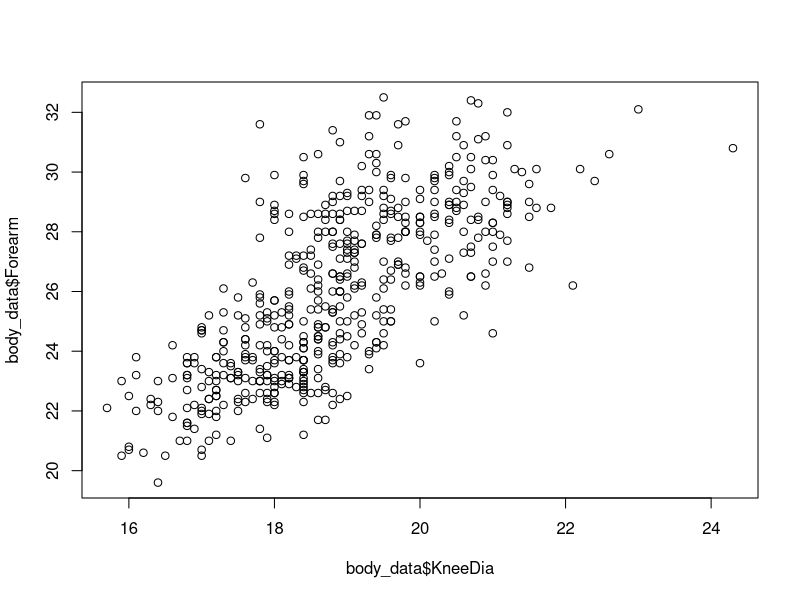
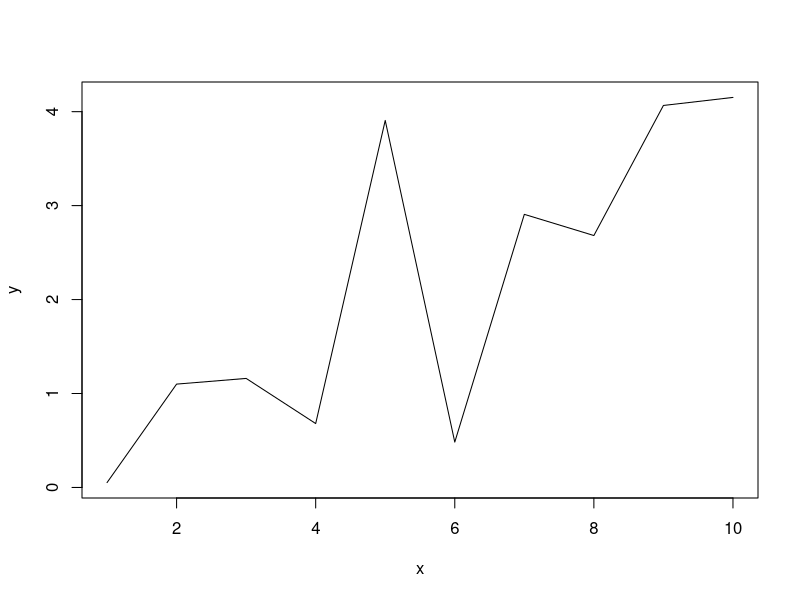
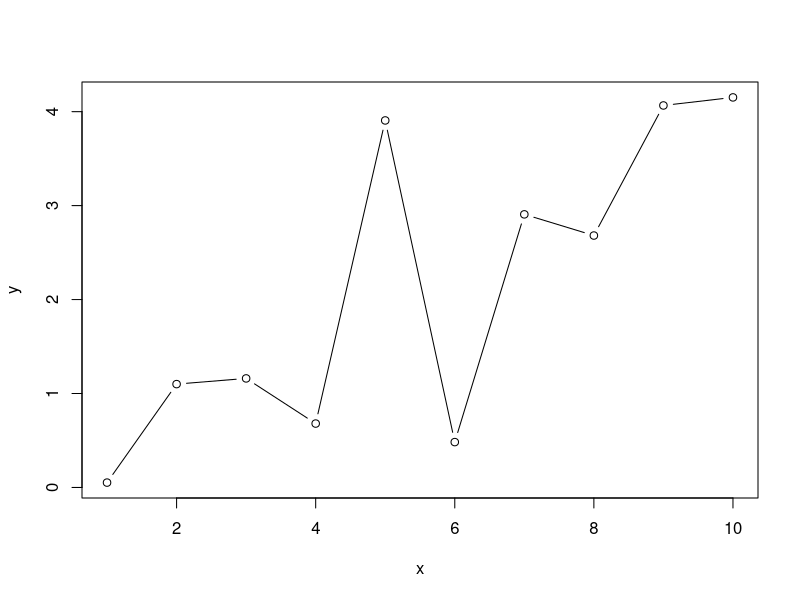
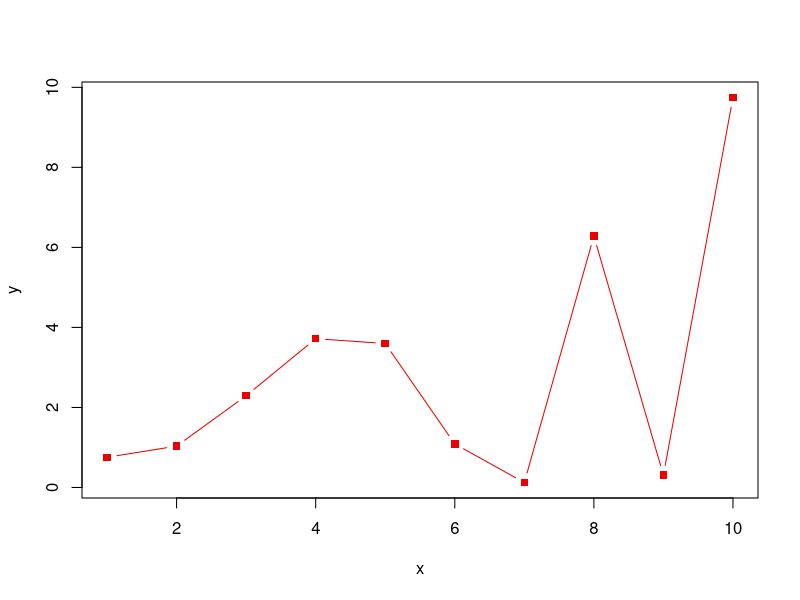
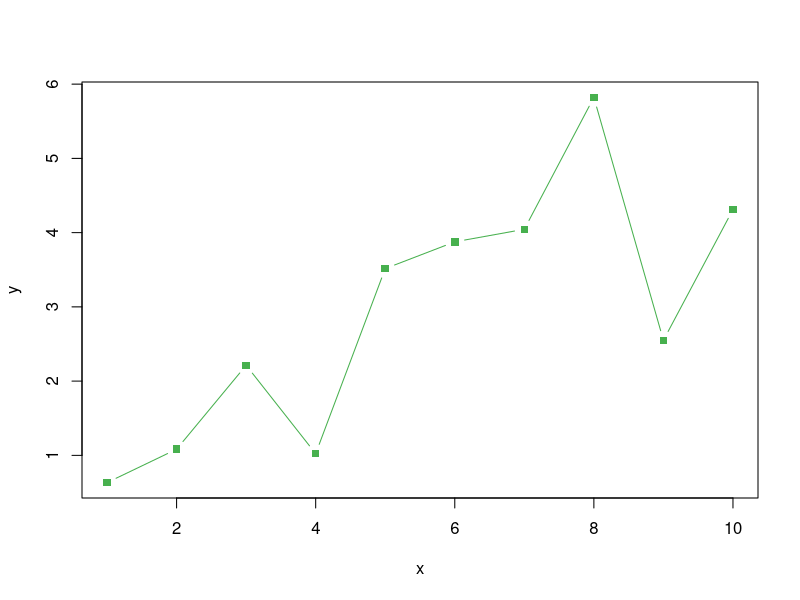
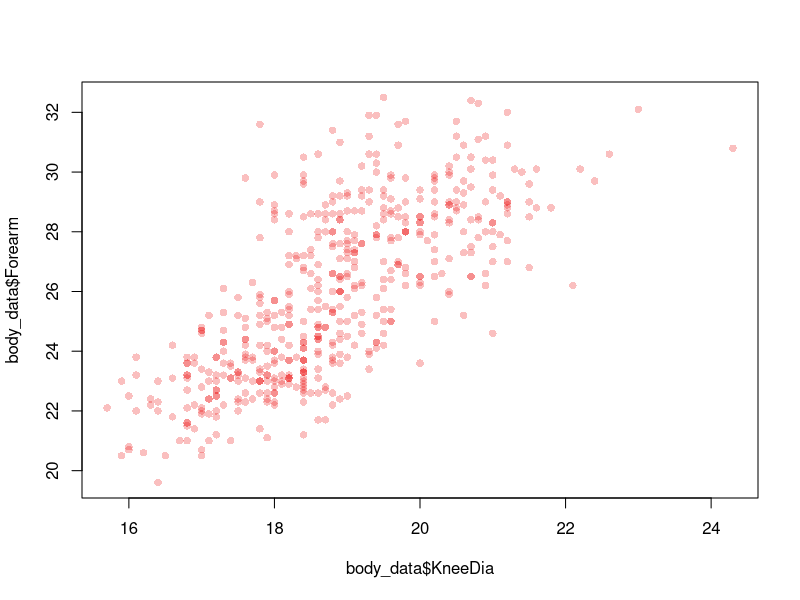
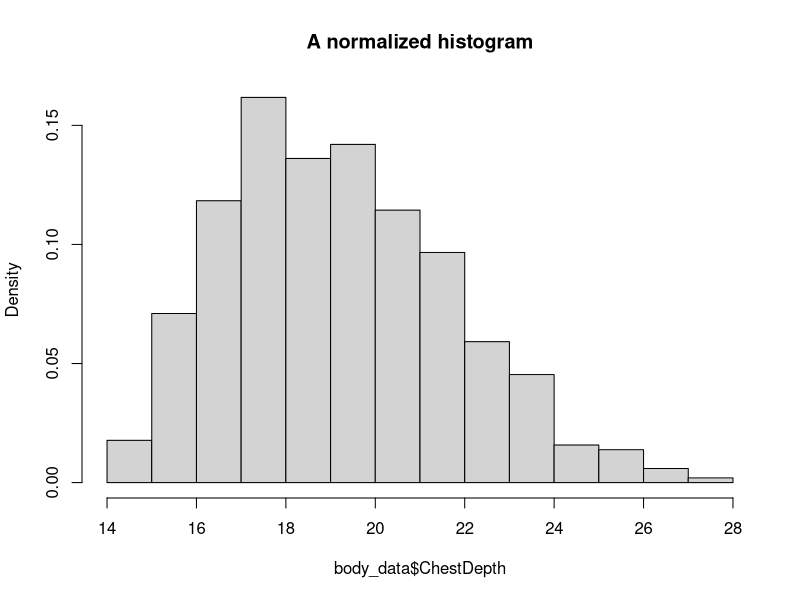
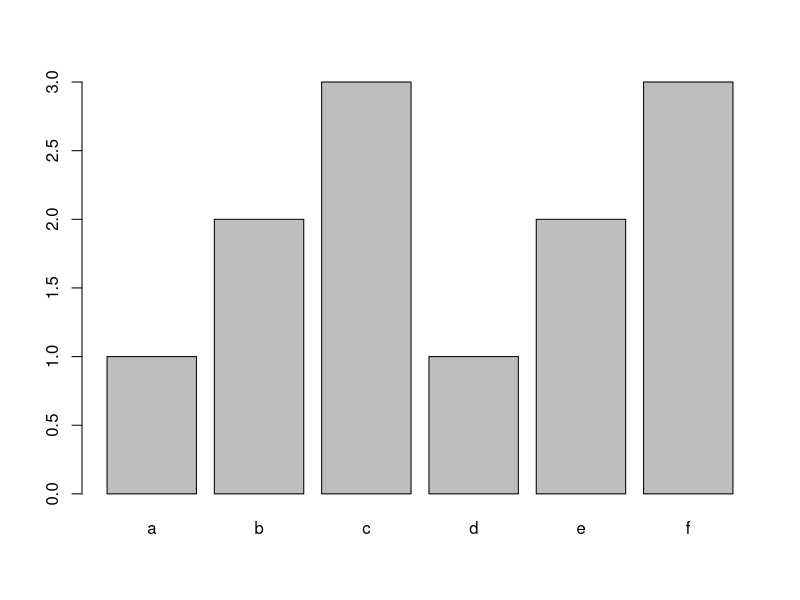

Recreate these plots in R, in order.
## ---- chunk 1
library(tidyverse)
body_data <- read_csv('data/body.csv')
head(body_data)
try(dev.off()) # Make sure all graphic parameters are reset
## ---- chunk 2
plot(body_data$KneeDia, body_data$Forearm)
## ---- chunk 3
x <- 1:10
y <- runif(10) * x
plot(x, y, type= 'l')
plot(x, y, type= 'b')
## ---- chunk 4
x <- 1:10
y <- runif(10) * x
plot(x, y, type= 'b', pch=15, col ='red2')
## ---- chunk 5
x <- 1:10
y <- runif(10) * x
plot(x, y, type= 'b', pch=15, col ='#47B04E')
## ---- chunk 6
my_red <- adjustcolor( "red2", alpha.f = 0.25)
plot(body_data$KneeDia, body_data$Forearm, pch=16, col=my_red)
## ---- chunk 7
hist(body_data$ChestDepth, freq = FALSE, main ='A normalized histogram')
## ---- chunk 8

labels <- c('a', 'b', 'c', 'd', 'e', 'f')
values <- c(1, 2, 3, 1, 2, 3)
barplot(values, names.arg = labels)

## ---- chunk 9
body_data$AgeCat <- cut(body_data$Age, 10)
boxplot(body_data$Height ~ body_data$AgeCat)
## ---- chunk 10
par(oma=c(0,0,0,0))
x <- 1:10
y <- runif(10) * x
plot(x, y, type= 'l')
## ---- chunk 11
par(mfcol = c(1,2))
hist(body_data$ChestDepth, freq = FALSE, main ='A normalized histogram')
hist(body_data$Biiliac, freq = FALSE, main ='A normalized histogram')
## ---- chunk 12
try(dev.off())  # Make sure all graphic parameters are reset
## ---- chunk 13
plot(x, y, type= 'b', family='serif', main='Some title', cex=1.25)
## ---- chunk 14
plot(body_data$KneeDia, body_data$Forearm)
points(c(18, 20, 22), c(22, 23, 24), type='b', col='red2')
points(c(18, 20, 22), c(23, 24, 25), col='blue2')
## ---- chunk 15
my_blue <- adjustcolor( "navyblue", alpha.f = 0.25)
my_red <- adjustcolor( "indianred4", alpha.f = 0.25)

males <- body_data[body_data$Gender==0,]
females <- body_data[body_data$Gender==1,]

plot(females$Height, females$Weight, pch=15, main='Some graph', col=my_blue)
points(males$Height, males$Weight, pch=15, main='Some graph', col=my_red)
## ---- chunk 16
my_blue <- adjustcolor( "navyblue", alpha.f = 0.25)
my_red <- adjustcolor( "indianred4", alpha.f = 0.25)

xrange <- range(body_data$Height)
yrange <- range(body_data$Weight)

males <- body_data[body_data$Gender==0,]
females <- body_data[body_data$Gender==1,]

plot(females$Height, females$Weight, pch=15, main='Some graph', col=my_blue, xlim = xrange, ylim = yrange)
points(males$Height, males$Weight, pch=15, main='Some graph', col=my_red)

## ---- chunk 17

my_blue <- adjustcolor( "navyblue", alpha.f = 0.25)
my_red <- adjustcolor( "indianred4", alpha.f = 0.25)
my_orange <- adjustcolor( "orange", alpha.f = 0.5)

xrange <- range(body_data$Height)
yrange <- range(body_data$Weight)

males <- body_data[body_data$Gender==0,]
females <- body_data[body_data$Gender==1,]

plot(females$Height, females$Weight, pch=15, main='Some graph', col=my_blue, xlim = xrange, ylim = yrange, xlab='Height', ylab='Weight')
points(males$Height, males$Weight, pch=15, main='Some graph', col=my_red)

# Add a label to the graph
text(x=160, y=100, labels='A label', col="green2")
# Add a label to the graph
text(x=160, y=100, labels='A label', col="green2", font=3, family='serif')
# Add an arrow
arrows(x0=190, y0=100, x1=170,y1=60, length = 0.1, lwd=4, col=my_orange)
## ---- chunk 18
my_blue <- adjustcolor( "navyblue", alpha.f = 0.25)
my_red <- adjustcolor( "indianred4", alpha.f = 0.25)
my_orange <- adjustcolor( "orange", alpha.f = 0.5)

xrange <- range(body_data$Height)
yrange <- range(body_data$Weight)

males <- body_data[body_data$Gender==0,]
females <- body_data[body_data$Gender==1,]

plot(females$Height, females$Weight, pch=15, main='Some graph', col=my_blue, xlim = xrange, ylim = yrange, xlab='Height', ylab='Weight')
points(males$Height, males$Weight, pch=15, main='Some graph', col=my_red)

# Add the legend - notice: we have to set the colors and markers for the legend manually
legend('bottomright', c('Women', 'Men'), col = c(my_red, my_blue), pch=15)
## ---- chunk 19
body_data <- read_csv('data/body.csv')
